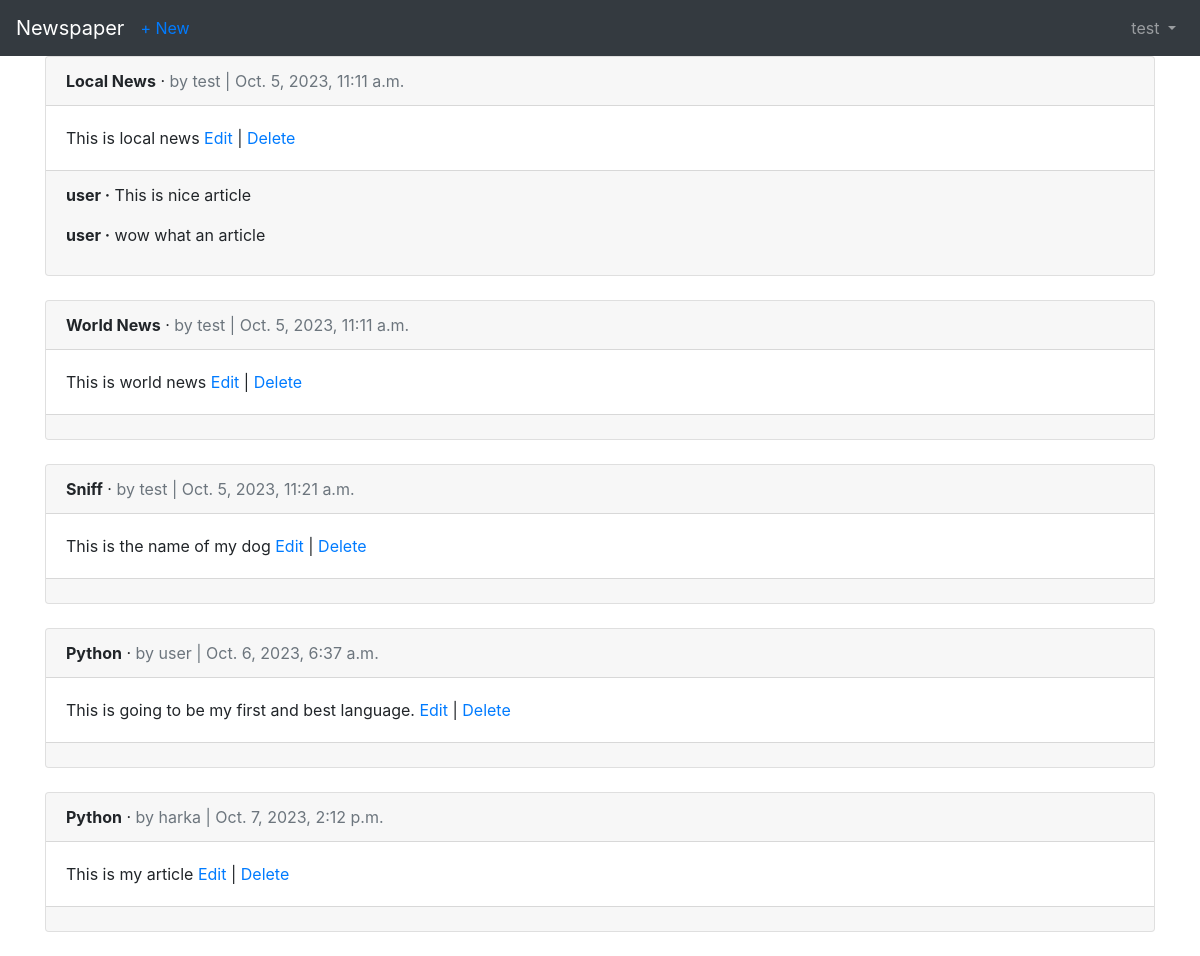
The page /articles/ (signed in) on the database its author committed.
### users/models.py (models this page shows)
class CustomUser(AbstractUser):
    age=models.PositiveIntegerField(null=True,blank=True)

### articles/models.py (models this page shows, shortened)
class Article(models.Model):
    title = models.CharField(max_length=255)
    body = models.TextField()
    date = models.DateTimeField(auto_now_add=True)
    author = models.ForeignKey(
    get_user_model(),
    on_delete=models.CASCADE,
    )

class Comment(models.Model):
    article=models.ForeignKey(
    Article,
    on_delete=models.CASCADE,
    related_name='comments',
    )
    comment=models.CharField(max_length=140)
    author=models.ForeignKey(get_user_model(),
    on_delete=models.CASCADE)
    def __str__(self):
        return self.comment

### articles/views.py (the view)
# urls.py: path('', ArticleListView.as_view(), name='article_list'),
class ArticleListView(LoginRequiredMixin,ListView):
    model = Article
    template_name = 'article_list.html'
    login_url='login'

### templates/article_list.html (shortened to what this page needs)
{% extends 'base.html' %}
{% block content %}
{% for article in object_list %}
<div class="card">
    <div class="card-header">
        <span class="font-weight-bold">{{ article.title }}</span> &middot;
        <span class="text-muted">by {{ article.author }} |
            {{ article.date }}</span>
    </div>
    <div class="card-body">
        {{ article.body }}
        <a href="{% url 'article_edit' article.pk %}">Edit</a> |
        <a href="{% url 'article_delete' article.pk %}">Delete</a>
    </div>
    <div class="card-footer">
        {% for comment in article.comments.all %}
        <p>
            <span class="font-weight-bold">{{ comment.author }} &middot;</span>
            {{ comment }}
        </p>
        {% endfor %}
    </div>
</div>
<br />
{% endfor %}
{% endblock content %}

### templates/base.html (shortened to what this page needs)
<!doctype html>
<html lang="en">
<head>
    <link rel="stylesheet" href="https://cdn.jsdelivr.net/npm/bootstrap@4.1.3/dist/css/bootstrap.min.css"
>
</head>
<body>
    <nav class="navbar navbar-expand-md navbar-dark bg-dark mb-Ǔ">
        <a class="navbar-brand" href="{% url 'home' %}">Newspaper</a>
        {% if user.is_authenticated %}
        <ul class="navbar-nav mr-auto">
            <li class="nav-item"><a href="{% url 'article_new' %}">+ New</a></li>
        </ul>
        {% endif %}
        <div class="collapse navbar-collapse" id="navbarCollapse">
            {% if user.is_authenticated %}
            <ul class="navbar-nav ml-auto">
                <li class="nav-item">
                    <a class="nav-link dropdown-toggle" href="#" id="userMenu" data-toggle="dropdown"
                        aria-haspopup="true" aria-expanded="false">
                        {{ user.username }}
                    </a>
                </li>
            </ul>
            {% endif %}
        </div>
    </nav>
    <div class="container">
        {% block content %}
        {% endblock content %}
    </div>
</body>
</html>

### rows shown on the page
CustomUser: username "test"
Article: title "Local News", author "test", date "Oct. 5, 2023, 11:11 a.m.", body "This is local news"
Comment: author "user", comment "This is nice article"
Comment: author "user", comment "wow what an article"
Article: title "World News", author "test", date "Oct. 5, 2023, 11:11 a.m.", body "This is world news"
Article: title "Sniff", author "test", date "Oct. 5, 2023, 11:21 a.m.", body "This is the name of my dog"
Article: title "Python", author "user", date "Oct. 6, 2023, 6:37 a.m.", body "This is going to be my first and best language."
Article: title "Python", author "harka", date "Oct. 7, 2023, 2:12 p.m.", body "This is my article"
